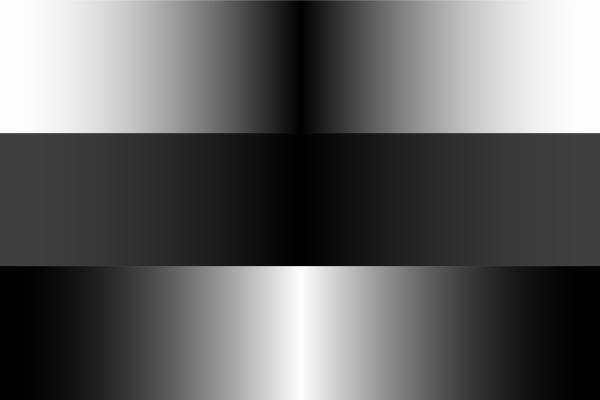
Frame 1 (no input)
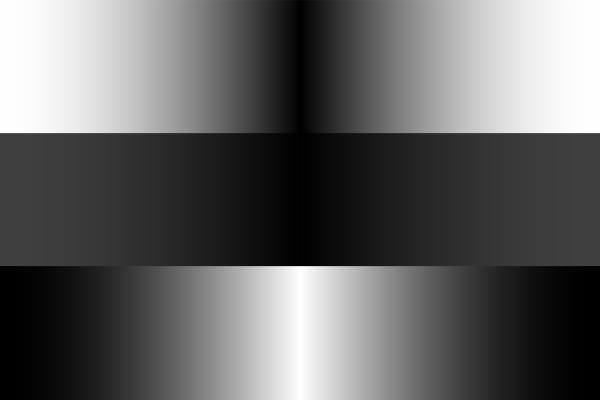
Frame 2 (the mouse pressed at the canvas centre, redrawn once)

The Processing sketch that drew these frames (run headless with seeded random() and noise(); the mouse was pressed at the canvas centre and the sketch redrawn once):

// Processing sketch: Array
// ── Array.pde
/**
 * Array. 
 * 
 * An array is a list of data. Each piece of data in an array 
 * is identified by an index number representing its position in 
 * the array. Arrays are zero based, which means that the first 
 * element in the array is [0], the second element is [1], and so on. 
 * In this example, an array named "coswav" is created and
 * filled with the cosine values. This data is displayed three 
 * separate ways on the screen.  
 */


float[] coswave; 

void setup() {
  size(600,400);
  coswave = new float[width];
  for (int i = 0; i < width; i++) {
    float amount = map(i, 0, width, 0, PI);
    coswave[i] = abs(cos(amount));
  }
  background(255);
  noLoop();
}

void draw() {

  int y1 = 0;
  int y2 = height/3;
  for (int i = 0; i < width; i++) {
    stroke(coswave[i]*255);
    line(i, y1, i, y2);
  }

  y1 = y2;
  y2 = y1 + y1;
  for (int i = 0; i < width; i++) {
    stroke(coswave[i]*255 / 4);
    line(i, y1, i, y2);
  }
  
  y1 = y2;
  y2 = height;
  for (int i = 0; i < width; i++) {
    stroke(255 - coswave[i]*255);
    line(i, y1, i, y2);
  }
  save("Array.png");
}
